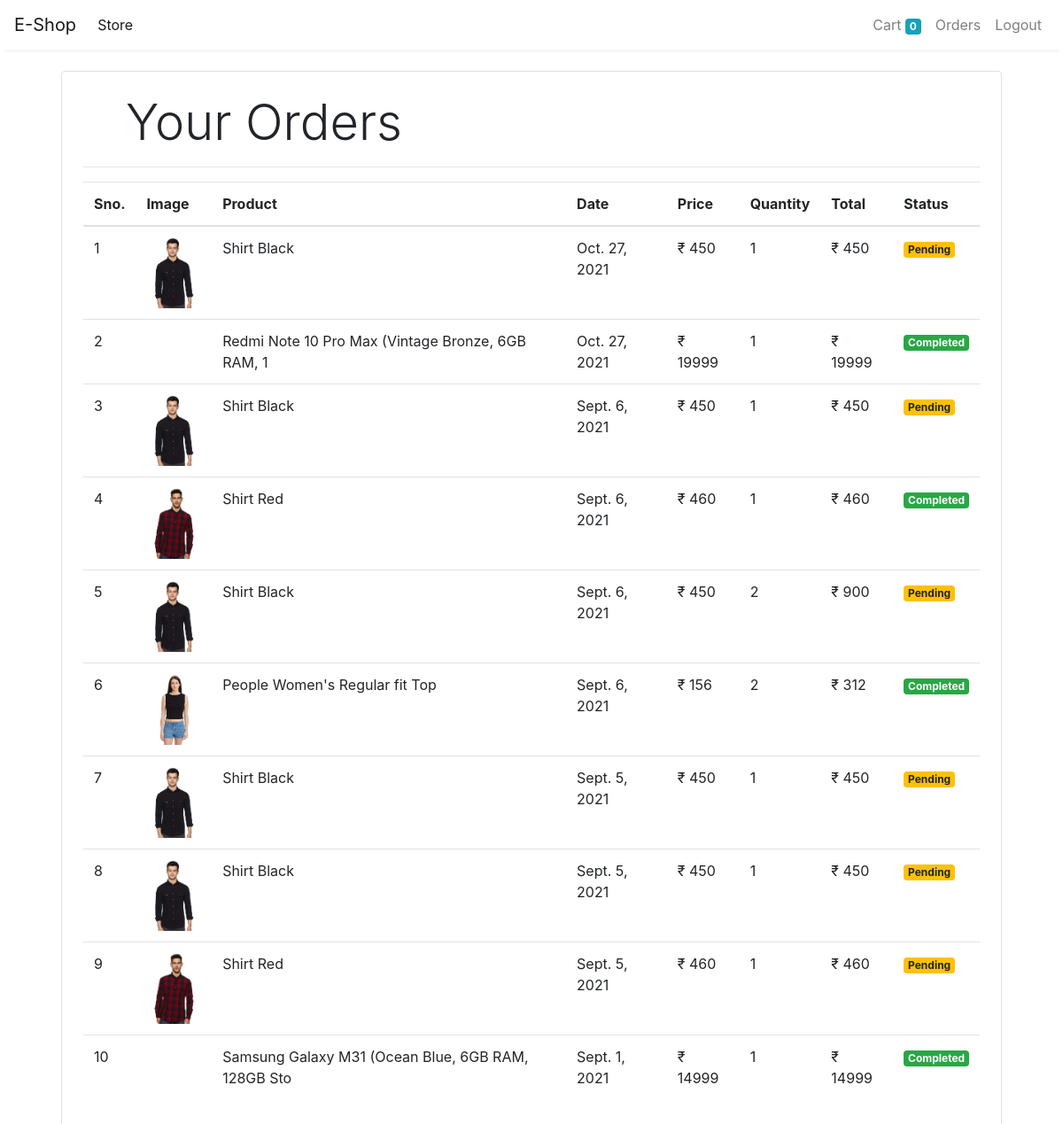
/orders (signed in), run on the app's committed database.
### store/models/orders.py (models this page shows, shortened)
class Order(models.Model):
    product = models.ForeignKey(Product,
                                on_delete=models.CASCADE)
    customer = models.ForeignKey(Customer,
                                 on_delete=models.CASCADE)
    quantity = models.IntegerField(default=1)
    price = models.IntegerField()
    address = models.CharField(max_length=50, default='', blank=True)
    phone = models.CharField(max_length=50, default='', blank=True)
    date = models.DateField(default=datetime.datetime.today)
    status = models.BooleanField(default=False)
    @staticmethod
    def get_orders_by_customer(customer_id):
        return Order.objects.filter(customer=customer_id).order_by('-date')

### store/models/product.py (models this page shows, shortened)
class Product(models.Model):
    name = models.CharField(max_length=50)
    price = models.IntegerField(default=0)
    category = models.ForeignKey(Category, on_delete=models.CASCADE, default=1)
    description = models.CharField(max_length=200, default='' , null=True , blank=True)
    image = models.ImageField(upload_to='uploads/products/')

### store/middlewares/auth.py (the view)
    def middleware(request):
        print(request.session.get('customer'))
        returnUrl = request.META['PATH_INFO']
        print(request.META['PATH_INFO'])
        if not request.session.get('customer'):
           return redirect(f'login?return_url={returnUrl}')
        response = get_response(request)
        return response

### store/templatetags/custom_filter.py (called while the page is built)
@register.filter(name='currency')
def currency(number):
    return "₹ "+str(number)

@register.filter(name='multiply')
def multiply(number , number1):
    return number * number1

### store/views/orders.py (called while the page is built)
    def get(self , request ):
        customer = request.session.get('customer')
        orders = Order.get_orders_by_customer(customer)
        print(orders)
        return render(request , 'orders.html'  , {'orders' : orders})

### store/templates/orders.html
{% extends 'base.html' %}
{% block content %}
{% load cart %}
{% load custom_filter %}
<div class="container">
   <div class="border rounded p-4 m-4">
        <p class="display-4 pl-4 ml-4">Your Orders</p>
        <hr>
        <table class="table">
            <thead>
                <tr>
                    <th>Sno.</th>
                    <th>Image</th>
                    <th>Product</th>
                    <th>Date</th>
                    <th>Price</th>
                    <th>Quantity</th>
                    <th>Total</th>
                    <th>Status</th>
                </tr>
            </thead>
            <tbody>
                {% for order in orders %}
                <tr>
                    <td>{{forloop.counter}}</td>
                    <td><img style="height: 80px;" class="w3-round" src="{{order.product.image.url}}" alt=""></td>
                    <td>{{order.product.name}}</td>
                    <td>{{order.date}}</td>
                    <td>{{order.price|currency}}</td>
                    <td>{{order.quantity}}</td>
                    <td>{{order.quantity|multiply:order.price|currency}}</td>
                    {% if order.status %}
                    <td><small class="badge badge-success">Completed</small></td>
                    {%else%}
                    <td><small class="badge badge-warning">Pending</small></td>
                    {% endif %}
                </tr>
                {% endfor %}
            </tbody>
        </table>
   </div>
</div>
{% endblock %}

### store/templates/base.html (shortened to what this page needs)
<!doctype html>
<html lang="en">
<head>
  <link rel="stylesheet" href="https://maxcdn.bootstrapcdn.com/bootstrap/4.0.0/css/bootstrap.min.css"
>
</head>
<body>
  <nav class="one-edge-shadow
  sticky-top navbar
  navbar-expand-lg
   navbar-light bg-white">
    <a class="navbar-brand" href="/">E-Shop</a>
    <div class="collapse navbar-collapse" id="navbarSupportedContent">
      <ul class="navbar-nav mr-auto">
        <li class="nav-item active">
          <a class="nav-link" href="/store">Store <span class="sr-only">(current)</span></a>
        </li>
      </ul>
      <ul class=" navbar-nav my-2 my-lg-0">
        <li class="nav-item ">
          <a class="nav-link" href="/cart">Cart
            <span class="badge badge-info">{{request.session.cart.keys|length}}</span>
            <span class="sr-only">(current)</span></a>
        </li>
        {% if request.session.customer %}
        <li class="nav-item ">
          <a class="nav-link" href="/orders">Orders<span class="sr-only">(current)</span></a>
        </li>
        <li class="nav-item ">
          <a class="nav-link" href="/logout">Logout<span class="sr-only">(current)</span></a>
        </li>
        {% endif %}
      </ul>
    </div>
  </nav>
    {% block content %}{% endblock %}
</body>
</html>

### store/templates/base.html (style rules this page uses)
nav { background-color: white; }
.one-edge-shadow { box-shadow: 0 8px 2px -5px rgb(246, 245, 245); }

### data on the page
Order: product.image (picture), product.name "Shirt Black", date "Oct. 27, 2021", price "₹ 450", quantity "1", quantity|multiply "₹ 450", status "Pending"
Order: product.name "Redmi Note 10 Pro Max (Vintage Bronze, 6GB RAM, 1", date "Oct. 27, 2021", price "₹ 19999", quantity "1", quantity|multiply "₹ 19999", status "Completed"
Order: product.image (picture), product.name "Shirt Black", date "Sept. 6, 2021", price "₹ 450", quantity "1", quantity|multiply "₹ 450", status "Pending"
Order: product.image (picture), product.name "Shirt Red", date "Sept. 6, 2021", price "₹ 460", quantity "1", quantity|multiply "₹ 460", status "Completed"
Order: product.image (picture), product.name "Shirt Black", date "Sept. 6, 2021", price "₹ 450", quantity "2", quantity|multiply "₹ 900", status "Pending"
Order: product.image (picture), product.name "People Women's Regular fit Top", date "Sept. 6, 2021", price "₹ 156", quantity "2", quantity|multiply "₹ 312", status "Completed"
Order: product.image (picture), product.name "Shirt Black", date "Sept. 5, 2021", price "₹ 450", quantity "1", quantity|multiply "₹ 450", status "Pending"
Order: product.image (picture), product.name "Shirt Black", date "Sept. 5, 2021", price "₹ 450", quantity "1", quantity|multiply "₹ 450", status "Pending"
Order: product.image (picture), product.name "Shirt Red", date "Sept. 5, 2021", price "₹ 460", quantity "1", quantity|multiply "₹ 460", status "Pending"
Order: product.name "Samsung Galaxy M31 (Ocean Blue, 6GB RAM, 128GB Sto", date "Sept. 1, 2021", price "₹ 14999", quantity "1", quantity|multiply "₹ 14999", status "Completed"

### other printed values
{{ request.session.cart.keys|length }} "0"
